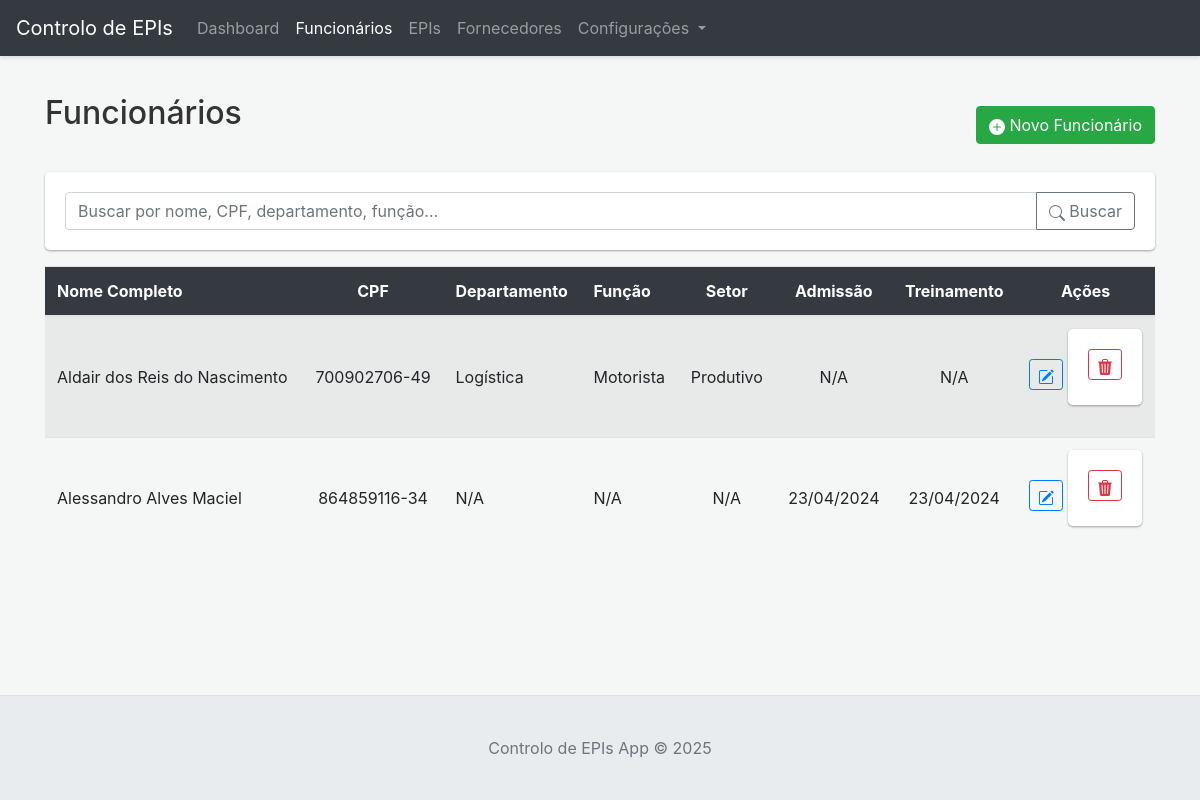
The page /funcionarios on the database as committed earlier.
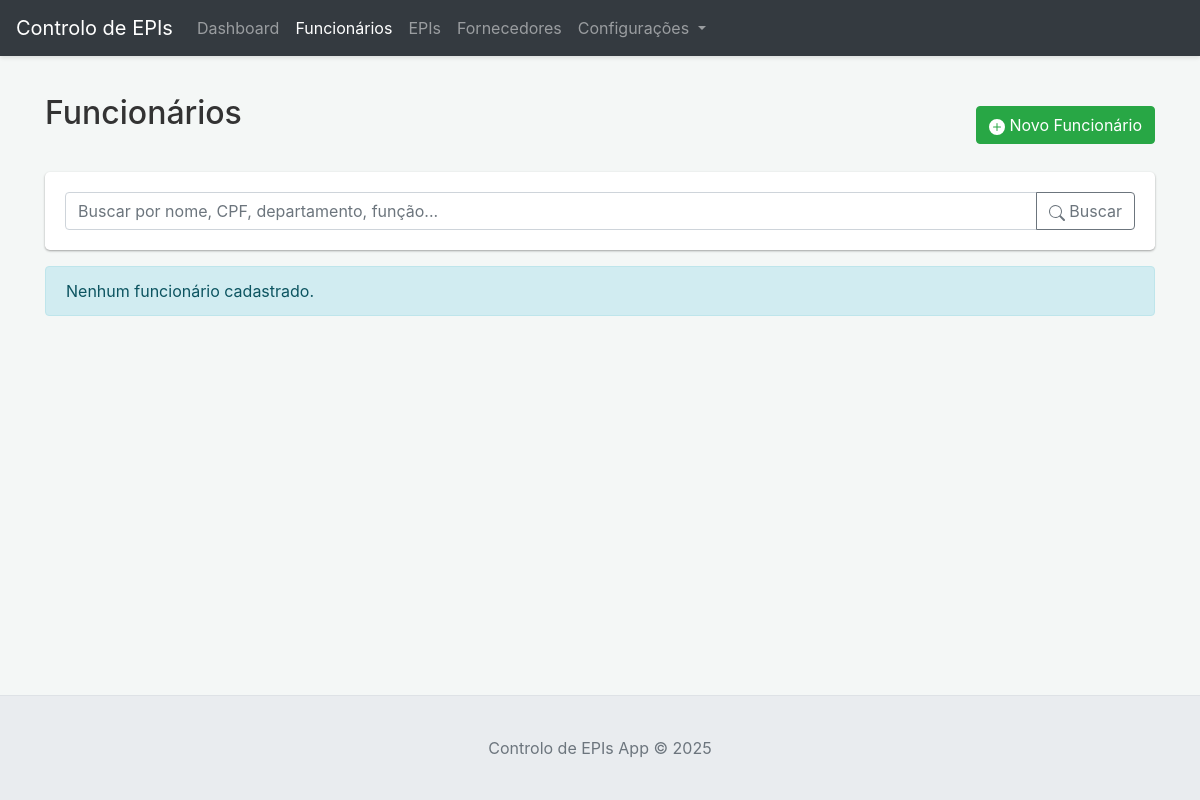
The same page on the database as committed later.
### tables this page shows
CREATE TABLE funcionarios (
                id INTEGER PRIMARY KEY AUTOINCREMENT,
                nome_completo TEXT NOT NULL,
                cpf TEXT UNIQUE,
                rg TEXT,
                ctps TEXT,
                serie TEXT,
                pis TEXT,
                departamento_id INTEGER,
                funcao_id INTEGER,
                setor TEXT CHECK(setor IN ('Produtivo', 'Administrativo', 'Outro')),
                data_admissao TEXT,
                data_treinamento TEXT,
                FOREIGN KEY (departamento_id) REFERENCES departamentos (id) ON DELETE SET NULL,
                FOREIGN KEY (funcao_id) REFERENCES funcoes (id) ON DELETE SET NULL
            );

CREATE TABLE departamentos (
                id INTEGER PRIMARY KEY AUTOINCREMENT,
                nome TEXT NOT NULL UNIQUE
            );

CREATE TABLE funcoes (
                id INTEGER PRIMARY KEY AUTOINCREMENT,
                nome TEXT NOT NULL UNIQUE
            );

### app.py (the view)
@app.route('/funcionarios')
def listar_funcionarios():
    search = request.args.get('search', '')
    funcionarios = db.search_funcionarios(search) if search else db.get_all_funcionarios()
    return render_template('funcionarios.html', funcionarios=funcionarios or [], search_query=search, departamentos=db.get_all_departamentos() or [], funcoes=db.get_all_funcoes() or [], setores=['Produtivo', 'Administrativo', 'Outro'])

### app.py (called while the page is built)
@app.context_processor
def inject_now():
    return {'now': datetime.datetime.now(datetime.timezone.utc)}

def format_date_for_display(date_str_iso):
    if not date_str_iso: return ""
    try: return datetime.datetime.strptime(str(date_str_iso), '%Y-%m-%d').strftime('%d/%m/%Y')
    except ValueError: return str(date_str_iso)

### database.py (called while the page is built)
    def _get_conn(self):
        conn = sqlite3.connect(self.db_path)
        conn.row_factory = sqlite3.Row
        conn.execute("PRAGMA foreign_keys = ON;")
        return conn

    def get_all_departamentos(self):
        query = "SELECT * FROM departamentos ORDER BY nome"
        return self.execute_query(query, fetch_all=True)

    def get_all_funcoes(self):
        query = "SELECT * FROM funcoes ORDER BY nome"
        return self.execute_query(query, fetch_all=True)

    def get_all_funcionarios(self):
        query = "SELECT f.*, d.nome as departamento_nome, func.nome as funcao_nome FROM funcionarios f LEFT JOIN departamentos d ON f.departamento_id = d.id LEFT JOIN funcoes func ON f.funcao_id = func.id ORDER BY f.nome_completo"
        return self.execute_query(query, fetch_all=True)

### templates/funcionarios.html (shortened to what this page needs)
{% extends "base.html" %}
{% block content %}
<div class="d-flex justify-content-between align-items-center mb-3">
    <h2>Funcionários</h2>
    <button type="button" class="btn btn-success" data-toggle="modal" data-target="#modalFuncionario" id="btnNovoFuncionario">
        <svg xmlns="http://www.w3.org/2000/svg" width="16" height="16" fill="currentColor" class="bi bi-plus-circle-fill" viewBox="0 0 16 16">
            <path d="M16 8A8 8 0 1 1 0 8a8 8 0 0 1 16 0zM8.5 4.5a.5.5 0 0 0-1 0v3h-3a.5.5 0 0 0 0 1h3v3a.5.5 0 0 0 1 0v-3h3a.5.5 0 0 0 0-1h-3v-3z"/>
        </svg>
        Novo Funcionário
    </button>
</div>
<form method="GET" action="{{ url_for('listar_funcionarios') }}" class="mb-3 form-inline">
    <div class="input-group flex-grow-1">
        <input type="text" class="form-control" name="search" placeholder="Buscar por nome, CPF, departamento, função..." value="{{ search_query or '' }}">
        <div class="input-group-append">
            <button class="btn btn-outline-secondary" type="submit">
                Buscar
            </button>
        </div>
    </div>
</form>
{% if funcionarios %}
<div class="table-responsive">
    <table class="table table-striped table-hover" id="tabelaFuncionarios">
        <thead>
            <tr>
                <th class="text-left-override">Nome Completo</th>
                <th>CPF</th>
                <th class="text-left-override">Departamento</th>
                <th class="text-left-override">Função</th>
                <th>Setor</th>
                <th>Admissão</th>
                <th>Treinamento</th>
                <th>Ações</th>
            </tr>
        </thead>
        <tbody>
            {% for func in funcionarios %}
            <tr>
                <td class="text-left-override">{{ func.nome_completo }}</td>
                <td>{{ func.cpf or 'N/A' }}</td>
                <td class="text-left-override">{{ func.departamento_nome or 'N/A' }}</td>
                <td class="text-left-override">{{ func.funcao_nome or 'N/A' }}</td>
                <td>{{ func.setor or 'N/A' }}</td>
                <td>{{ func.data_admissao | format_date_display if func.data_admissao else 'N/A' }}</td>
                <td>{{ func.data_treinamento | format_date_display if func.data_treinamento else 'N/A' }}</td>
                <td>
                    <div class="action-buttons">
                        <button type="button" class="btn btn-sm btn-outline-primary btn-editar-funcionario" title="Editar"
                                data-toggle="modal" data-target="#modalFuncionario" data-id="{{ func.id }}">
                        </button>
                        <form action="{{ url_for('excluir_funcionario', func_id=func.id) }}" method="POST" style="display:inline;" onsubmit="return confirm('Tem certeza que deseja excluir este funcionário?');">
                            <button type="submit" class="btn btn-sm btn-outline-danger" title="Excluir">
                            </button>
                        </form>
                    </div>
                </td>
            </tr>
            {% endfor %}
        </tbody>
    </table>
</div>
{% else %}
    <div class="alert alert-info mt-3" role="alert">
    {% if search_query %}
        Nenhum funcionário encontrado para a busca: "{{ search_query }}".
    {% else %}
        Nenhum funcionário cadastrado.
    {% endif %}
    </div>
{% endif %}
{% endblock %}

### templates/base.html (shortened to what this page needs)
<!DOCTYPE html>
<html lang="pt-BR">
<head>
    <link href="https://stackpath.bootstrapcdn.com/bootstrap/4.5.2/css/bootstrap.min.css" rel="stylesheet">
    <link href="https://cdnjs.cloudflare.com/ajax/libs/select2/4.0.13/css/select2.min.css" rel="stylesheet" />
    <link rel="stylesheet" href="https://cdnjs.cloudflare.com/ajax/libs/select2-bootstrap-theme/0.1.0-beta.10/select2-bootstrap.min.css">
    <link href="https://cdn.datatables.net/1.13.6/css/dataTables.bootstrap4.min.css" rel="stylesheet">
    <link rel="stylesheet" href="{{ url_for('static', filename='style.css') }}">
</head>
<body>
    <nav class="navbar navbar-expand-lg navbar-dark bg-dark fixed-top">
        <a class="navbar-brand" href="{{ url_for('dashboard') }}">Controlo de EPIs</a>
        <div class="collapse navbar-collapse" id="navbarNav">
            <ul class="navbar-nav mr-auto">
                <li class="nav-item {% if request.endpoint == 'dashboard' %}active{% endif %}">
                    <a class="nav-link" href="{{ url_for('dashboard') }}">Dashboard</a>
                </li>
                <li class="nav-item {% if request.endpoint.startswith('listar_funcionarios') %}active{% endif %}">
                    <a class="nav-link" href="{{ url_for('listar_funcionarios') }}">Funcionários</a>
                </li>
                <li class="nav-item {% if request.endpoint.startswith('listar_epis') %}active{% endif %}">
                    <a class="nav-link" href="{{ url_for('listar_epis') }}">EPIs</a>
                </li>
                <li class="nav-item {% if request.endpoint.startswith('listar_fornecedores') %}active{% endif %}">
                    <a class="nav-link" href="{{ url_for('listar_fornecedores') }}">Fornecedores</a>
                </li>
                <li class="nav-item dropdown ">
                    <a class="nav-link dropdown-toggle" href="#" id="navbarDropdownConfig" role="button" data-toggle="dropdown" aria-haspopup="true" aria-expanded="false">
                        Configurações
                    </a>
                </li>
            </ul>
        </div>
    </nav>
    <div class="container">
        {% block content %}{% endblock %}
    </div>
    <footer class="footer">
        <div class="container">
            <span class="text-muted">Controlo de EPIs App &copy; {{ now.year if now else '2024' }}</span>
        </div>
    </footer>
</body>
</html>

### static/style.css (style rules this page uses)
html, body { height: 100%; margin: 0; }
body { display: flex; flex-direction: column; padding-top: 70px; background-color: #f4f7f6; }
.navbar { box-shadow: 0 2px 4px rgba(0,0,0,.1); }
.container { flex: 1 0 auto; padding-top: 1.5rem; padding-bottom: 1.5rem; }
.footer { flex-shrink: 0; background-color: #e9ecef; padding: 1rem 0; text-align: center; margin-top: auto; border-top: 1px solid #dee2e6; color: #6c757d; }
.input-group-append .btn { height: calc(1.5em + .75rem + 2px); }
h2 { color: #333; margin-bottom: 1.5rem; }
.input-group > .input-group-append > .btn { border-top-left-radius: 0; border-bottom-left-radius: 0; }
form { background-color: #fff; padding: 20px; border-radius: .3rem; box-shadow: 0 1px 3px rgba(0,0,0,.12), 0 1px 2px rgba(0,0,0,.24); margin-bottom: 20px; }

Rows that differ between the two databases and show on the page:
removed funcionarios: nome_completo "Aldair dos Reis do Nascimento", cpf "700902706-49", nome "Logística", nome "Motorista", setor "Produtivo", data_admissao "N/A", data_treinamento "N/A"
removed funcionarios: nome_completo "Alessandro Alves Maciel", cpf "864859116-34", departamento_nome "N/A", funcao_nome "N/A", setor "N/A", data_admissao "23/04/2024", data_treinamento "23/04/2024"
Other text that changed with them:
text no longer shown: "Nome Completo CPF Departamento Função Setor Admissão Treinamento Ações"
text now shown: "Nenhum funcionário cadastrado."
